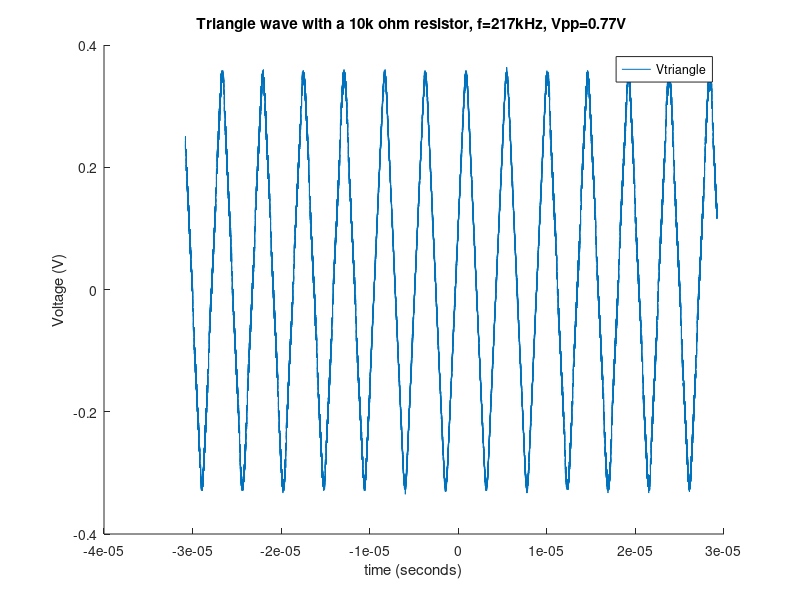
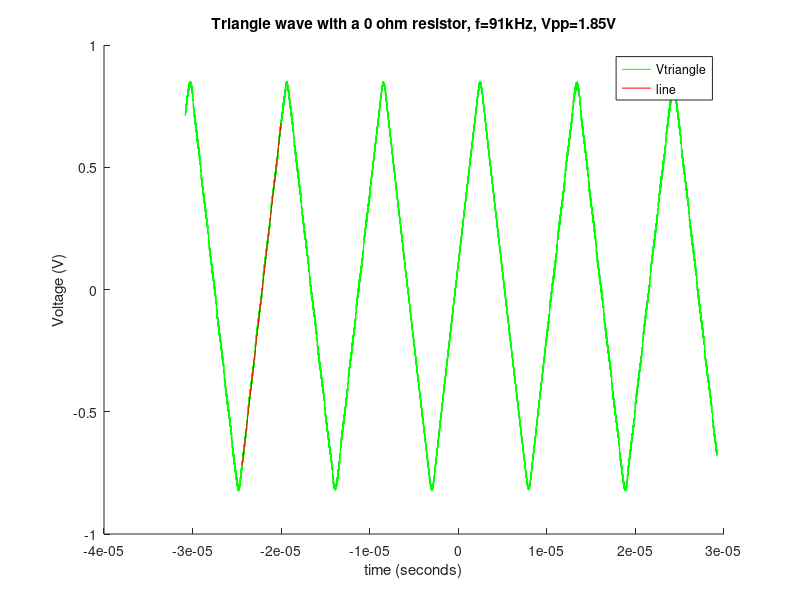

These figures' MATLAB source, in order:
%% start
close all
clear all
clc
format long
%% Load data
load_10k = load('10K.CSV');
load_0 = load('0K.CSV');


%% line data 
deltax = load_0(8000,1) - load_0(13500,1);
deltay = load_0(8000,3) - load_0(13500,3);
a = deltay/deltax;
b = load_0(13500,3)-a*load_0(13500,1);
y = a*load_0(8000:13500,1) + b;
e=sum(abs(load_0(8000:13500,3)-y))/(13500-8000);

%% Plot data
figure(1); clf;
hold on;
plot(load_10k(1:end,1), load_10k(1:end,3));
legend('Vtriangle','line');
title('Triangle wave with a 10k ohm resistor, f=217kHz, Vpp=0.77V ')
xlabel('time (seconds)')
ylabel('Voltage (V)')

figure(2); clf;
hold on;
plot(load_0(1:end,1), load_0(1:end,3), 'g');
plot(load_0(8000:13500,1),y, 'r')
%line([load_0(8000,1),load_0(13500,1)],[load_0(8000,3),load_0(13500,3)]);
legend('Vtriangle','line');
title('Triangle wave with a 0 ohm resistor, f=91kHz, Vpp=1.85V')
xlabel('time (seconds)')
ylabel('Voltage (V)')